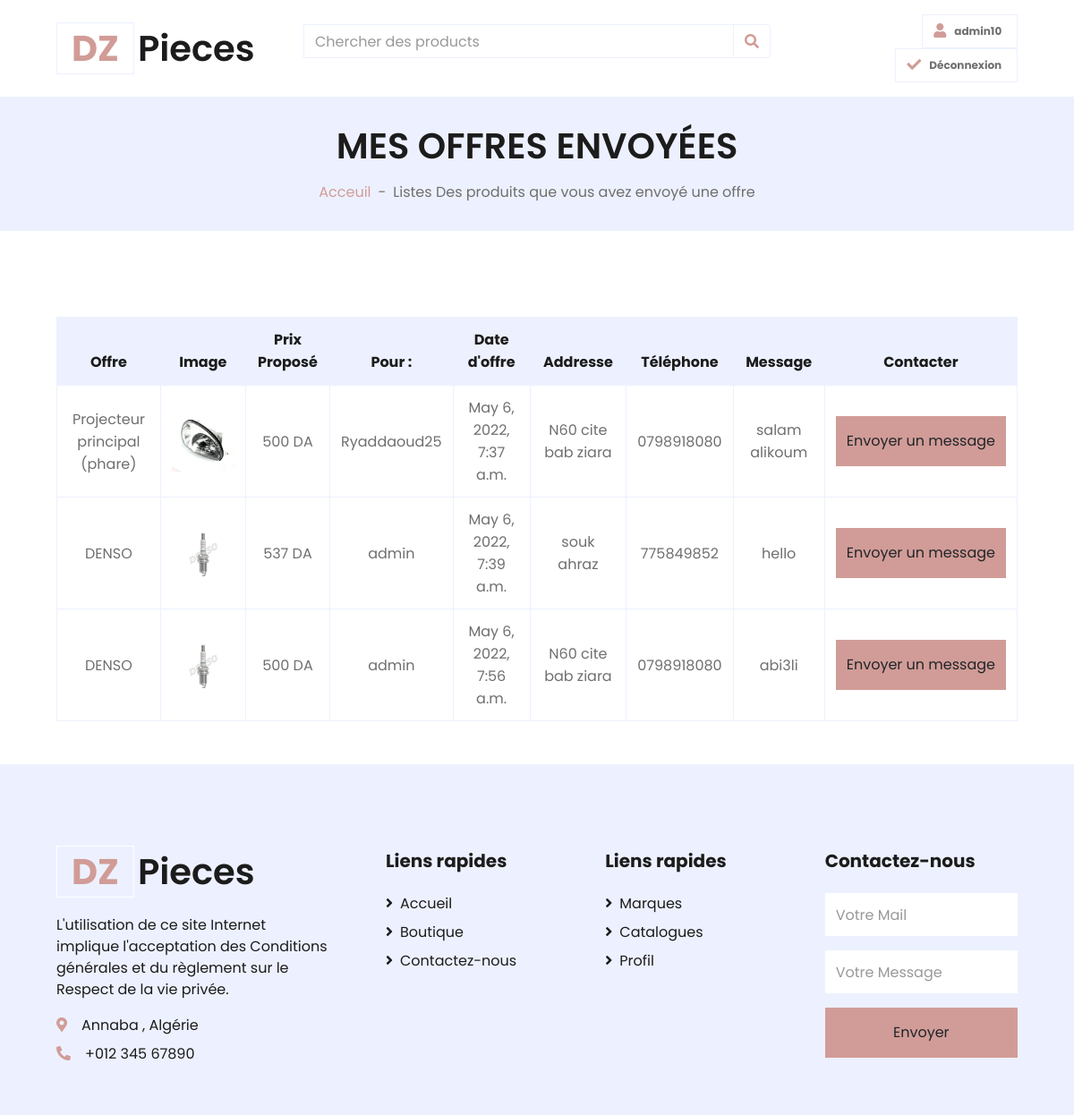
The page /offrepage/ (signed in) on the database its author committed.
### Shop/models.py (models this page shows, shortened)
class Offre(models.Model):
    produit = models.ForeignKey(Product ,related_name='offre', on_delete=models.CASCADE,blank=True , null=True)
    created_by = models.ForeignKey(User, related_name='user', on_delete=models.CASCADE)
    created_at = models.DateTimeField(auto_now_add=True)
    Addresse = models.CharField(max_length=500,blank=True , null=True)
    Téléphone = models.CharField(max_length=10,blank=True , null=True)
    Prix_Proposé = models.IntegerField(blank=True , null=True)
    Message = models.CharField(max_length=500,blank=True , null=True)

class Product(models.Model):
    by = models.ForeignKey('auth.user', on_delete=models.SET_NULL, null=True, blank=True, )
    name = models.CharField(max_length=200 , null=True)
    catalog = models.ForeignKey(Catalogue,null=True, blank=True,related_name='catalog',on_delete=models.CASCADE)
    brand = models.ForeignKey(Brand,null=True, blank=True,related_name='brand',on_delete=models.CASCADE)
    price = models.FloatField()
    Product_details  = models.CharField(max_length=1000 , null=True)
    Téléphone = models.CharField(max_length=200 , null=True , blank=True)
    Addresse = models.CharField(max_length=200 , null=True , blank=True)
    created_at = models.DateTimeField(auto_now_add=True)
    image =models.ImageField(null=True, blank=True,upload_to='images/')
    @property
    def imageURL (self):
        try:
            url = self.image.url
        except :
            url =''
        return url

### Shop/views.py (the view)
# urls.py: path('offrepage/', offrepage, name='offrepage'),
@login_required
def offrepage(request):
    brands = Brand.objects.all()
    product = Product.objects.all()
    offres= Offre.objects.all()
    context = {'brands' : brands,'offres': offres,'product':product}
    return render(request, 'Shop/cart.html',context)

### Shop/templates/Shop/cart.html
{% extends "Shop/Main.html" %}
{% block content %}
    <div class="container-fluid bg-secondary mb-5">
        <div class="d-flex flex-column align-items-center justify-content-center" style="min-height: 150px">
            <h1 class="font-weight-semi-bold text-uppercase mb-3">Mes Offres Envoyées </h1>
            <div class="d-inline-flex">
                <p class="m-0"><a href="">Acceuil</a></p>
                <p class="m-0 px-2">-</p>
                <p class="m-0">Listes Des produits que vous avez envoyé une offre </p>
            </div>
        </div>
    </div>
    <div class="container-fluid pt-5">
        <div class="row px-xl-5">
            <div class="col-lg-12 table-responsive ">
                <table class="table table-bordered text-center mb-0">
                    <thead class="bg-secondary text-dark">
                        <tr>
                            <th>Offre </th>
                            <th>Image</th>
                            <th>Prix Proposé </th>
                            <th>Pour :</th>
                            <th>Date d'offre</th>
                            <th>Addresse</th>
                            <th>Téléphone</th>
                            <th>Message</th>
                            <th>Contacter </th>
                        </tr>
                    </thead>
                    <tbody class="align-middle">
                    {% for offre in offres %}
                        {% if offre.created_by == request.user %}
                        <tr>
                            <td class="align-middle">{{offre.produit.name}}</td>
                            <td class="align-middle"><img src="{{offre.produit.imageURL}}" alt="" width="70" ></td>
                            <td class="align-middle">{{offre.Prix_Proposé}} DA </td>
                            <td class="align-middle">{{offre.produit.by}}  </td>
                            <td class="align-middle">{{offre.created_at}}  </td>
                            <td class="align-middle">{{offre.Addresse}}  </td>
                            <td class="align-middle">{{offre.Téléphone}}  </td>
                            <td class="align-middle">{{offre.Message}}  </td>
                            <td class="align-middle">
                                <a href="{% url 'Conversation' offre.id %}">
                                   <button class="btn btn-primary btn-block border-0 py-3" type="submit">Envoyer un message</button>
                                </a>
                            </td>
                                </tr>
                    {% endif %}
                    {% endfor%}
                    </tbody>
                </table>
            </div>
        </div>
    </div>
{% endblock%}

### Shop/templates/Shop/Main.html (shortened to what this page needs)
{% load static %}
<html lang="en">
<head>
    <link rel="stylesheet" href="https://stackpath.bootstrapcdn.com/bootstrap/4.1.3/css/bootstrap.min.css">
    <link href="https://cdnjs.cloudflare.com/ajax/libs/font-awesome/5.10.0/css/all.min.css" rel="stylesheet">
    <link href="{% static 'lib/owlcarousel/assets/owl.carousel.min.css' %}" rel="stylesheet">
    <link href="{% static 'css/style.css' %}" rel="stylesheet">
</head>
<body>
    <div class="container-fluid">
        <div class="row align-items-center py-3 px-xl-5">
            <div class="col-lg-3 d-none d-lg-block">
                <a href="{% url 'home' %}" class="text-decoration-none" >
                    <h1 class="m-0 display-5 font-weight-semi-bold"><span class="text-primary font-weight-bold border px-3 mr-1">DZ</span>Pieces</h1>
                </a>
            </div>
            <div class="col-lg-6 col-6 text-left">
                    <form method="GET" action=".">
                    <div class="input-group">
                        <input type="text" class="form-control" placeholder="Chercher des products">
                        <div class="input-group-append">
                            <button  name="name" class="input-group-text bg-transparent text-primary" type="submit">
                                <i  class="fa fa-search"></i>
                            </button>
                        </div>
                    </div>
                </form>
            </div>
            <div class="col-lg-3 col-6 text-right">
                {% if request.user.is_authenticated %}
                 <a href="{% url 'Profil' %}" class="btn border">
                    <i class="fas fa-user text-primary"></i>
                    <span class="badge">{{request.user}}</span>
                </a>
                <a href="{% url 'logout' %}" class="btn border">
                    <i class="fas fa-check text-primary"></i>
                    <span class="badge">Déconnexion</span>
                </a>
                {% endif %}
            </div>
        </div>
    </div>
{% block content %}
{% endblock content %}
    <div class="container-fluid bg-secondary text-dark mt-5 pt-5">
        <div class="row px-xl-5 pt-5">
            <div class="col-lg-4 col-md-12 mb-5 pr-3 pr-xl-5">
                <a href="" class="text-decoration-none">
                    <h1 class="mb-4 display-5 font-weight-semi-bold"><span class="text-primary font-weight-bold border border-white px-3 mr-1">DZ</span>Pieces</h1>
                </a>
                <p>L'utilisation de ce site Internet implique l'acceptation des Conditions générales et du règlement sur le Respect de la vie privée.</p>
                <p class="mb-2"><i class="fa fa-map-marker-alt text-primary mr-3"></i>Annaba , Algérie</p>
                <p class="mb-0"><i class="fa fa-phone-alt text-primary mr-3"></i>+012 345 67890</p>
            </div>
            <div class="col-lg-8 col-md-12">
                <div class="row">
                    <div class="col-md-4 mb-5">
                        <h5 class="font-weight-bold text-dark mb-4">Liens rapides</h5>
                        <div class="d-flex flex-column justify-content-start">
                            <a class="text-dark mb-2" href="{% url 'home' %}"><i class="fa fa-angle-right mr-2"></i>Accueil</a>
                            <a class="text-dark mb-2" href="{% url 'shop' %}"><i class="fa fa-angle-right mr-2"></i>Boutique</a>
                            <a class="text-dark" href="" ><i class="fa fa-angle-right mr-2"></i>Contactez-nous</a>
                        </div>
                    </div>
                    <div class="col-md-4 mb-5">
                        <h5 class="font-weight-bold text-dark mb-4">Liens rapides </h5>
                        <div class="d-flex flex-column justify-content-start">
                            <a class="text-dark mb-2" href="{% url 'brands' %}"><i class="fa fa-angle-right mr-2"></i>Marques</a>
                            <a class="text-dark mb-2" href="{% url 'catalogues' %}"><i class="fa fa-angle-right mr-2"></i>Catalogues</a>
                            <a class="text-dark mb-2" href="detail.html"><i class="fa fa-angle-right mr-2"></i>Profil</a>
                        </div>
                    </div>
                    <div class="col-md-4 mb-5">
                        <h5 class="font-weight-bold text-dark mb-4">Contactez-nous</h5>
                        <form action="">
                            <div class="form-group">
                                <input type="email" class="form-control border-0 py-4" placeholder="Votre Mail" required="required" />
                            </div>
                            <div class="form-group">
                                <input type="text" class="form-control border-0 py-4" placeholder="Votre Message" required="required" />
                            </div>
                            <div>
                                <button class="btn btn-primary btn-block border-0 py-3" type="submit">Envoyer</button>
                            </div>
                        </form>
                    </div>
                </div>
            </div>
        </div>
    </div>
</body>
</html>

### rows shown on the page
Offre: produit.name "Projecteur principal (phare)", produit.imageURL (picture), Prix_Proposé "500", produit.by "Ryaddaoud25", created_at "May 6, 2022, 7:37 a.m.", Addresse "N60 cite bab ziara", Téléphone "0798918080", Message "salam alikoum"
Offre: produit.name "DENSO", produit.imageURL (picture), Prix_Proposé "537", produit.by "admin", created_at "May 6, 2022, 7:39 a.m.", Addresse "souk ahraz", Téléphone "775849852", Message "hello"
Offre: produit.name "DENSO", produit.imageURL (picture), Prix_Proposé "500", produit.by "admin", created_at "May 6, 2022, 7:56 a.m.", Addresse "N60 cite bab ziara", Téléphone "0798918080", Message "abi3li"

### other values the page prints
{{ request.user }} "admin10"
